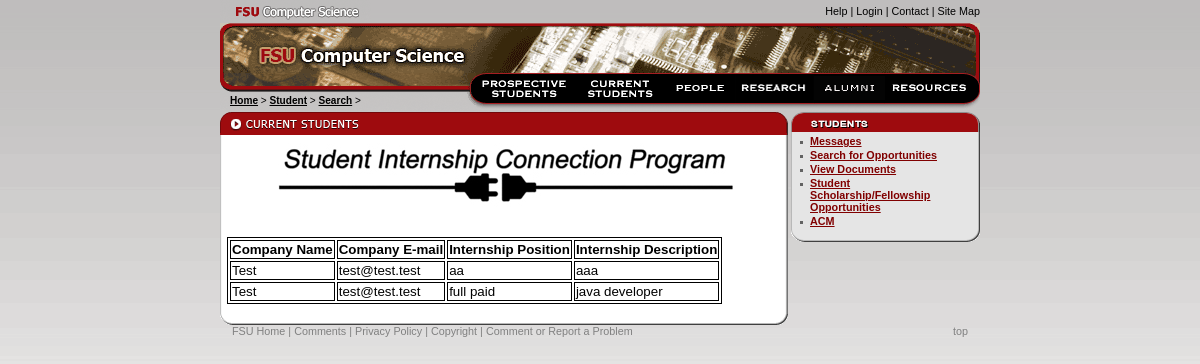
The page /Student/Search on the database as committed earlier.
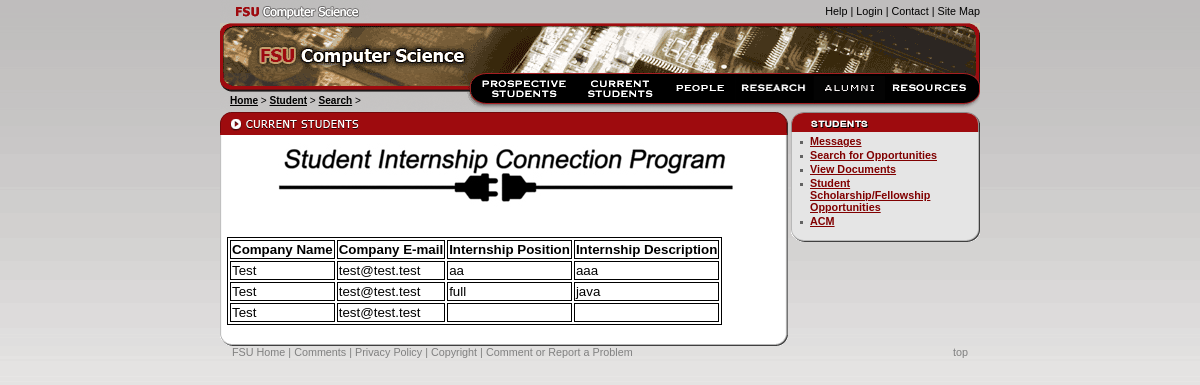
The same page on the database as committed later.
### tables this page shows
CREATE TABLE `Job` (
	`jobid`	INTEGER NOT NULL PRIMARY KEY AUTOINCREMENT,
	`job_type`	TEXT NOT NULL,
	`job_description`	TEXT NOT NULL,
	`cid`	INTEGER,
	FOREIGN KEY(`cid`) REFERENCES Companies
);

CREATE TABLE Companies (name text, password text, cid int primary key, active integer, email text);

### web_page.py (the view)
@app.route('/Student/Search', methods=['GET', 'POST'])
def studentSearch():
	table = []
	if request.method == 'POST':
		return render_template('studentsearch.html')
	else:
		table = adb.view_jobs()
		print table
		return render_template('studentsearch.html', table=table)

### database/__init__.py (called while the page is built)
def view_jobs():
	conn = sqlite3.connect(DBNAME)
	c = conn.cursor()
	c.execute('SELECT name, email, job_type, job_description FROM Companies, Job WHERE Companies.cid = Job.cid')
	rows = c.fetchall()
	print rows
	conn.commit()
	conn.close()
	return rows

### web_page.py (called while the page is built)
@app.teardown_appcontext
def close_connection(exception):
    db = getattr(g, '_database', None)
    if db is not None:
        db.close()

### templates/studentsearch.html (shortened to what this page needs)
<!DOCTYPE html
PUBLIC "-//W3C//DTD XHTML 1.0 Transitional//EN"
"http://www.w3.org/TR/xhtml1/DTD/xhtml1-transitional.dtd">
<html xmlns="http://www.w3.org/1999/xhtml">
<head>
</head>
<body onload="preloadImages();">
<div id="main">
<div id="header">
  <div id="cslogo"><a href="http://www.cs.fsu.edu/index.php"><img name="cs_mini" src="/static/images/cs_mini.gif" width="151" height="23" border="0" alt="FSU Computer Science" /></a></div>
<div id="minilinks"><a href="https://www.cs.fsu.edu/site/help.php">Help</a> |
    <a href="https://www.cs.fsu.edu/admin/login.php">Login</a>
   | <a href="https://www.cs.fsu.edu/site/contact.php">Contact</a> | <a href="https://www.cs.fsu.edu/site/sitemap.php">Site Map</a></div>
</div>
<h1><img src="/static/images/cs.gif" width="760" height="50" alt="FSU Computer Science" /></h1>
<div>
  <div id="linksLeft">
     <div>
<a href="/SCIP">Home</a> &gt;
	<a href="/Student/Home">Student</a> &gt;
   	<a href="/Student/Search">Search</a> &gt;
</div>
  </div>
  <div id="mainnav">
<ul>
  <li>
    <a href="http://www.cs.fsu.edu/prospective/" onmouseover="changeImages('prospective_link', 'prospective_link-over.html'); return true;" onmouseout="changeImages('prospective_link', 'prospective_link.html'); return true;">
      <img border="0" name="prospective_link" src="/static/images/prospective_link.gif" alt="Prospective Students"/>
    </a>
  </li>
  <li>
    <a href="index.html" onmouseover="changeImages('current_link', 'current_link-over.html'); return true;" onmouseout="changeImages('current_link', 'current_link.html'); return true;">
      <img border="0" name="current_link" src="/static/images/current_link.gif" alt="Current Students"/>
    </a>
  </li>
  <li>
    <a href="http://www.cs.fsu.edu/faculty/" onmouseover="changeImages('faculty_link', 'faculty_link-over.html'); return true;" onmouseout="changeImages('faculty_link', 'faculty_link.html'); return true;">
      <img border="0" name="faculty_link" src="/static/images/faculty_link.gif" alt="People"/>
    </a>
  </li>
  <li>
    <a href="http://www.cs.fsu.edu/research/" onmouseover="changeImages('research_link', 'research_link-over.html'); return true;" onmouseout="changeImages('research_link', 'research_link.html'); return true;">
      <img border="0" name="research_link" src="/static/images/research_link.gif" alt="Research"/>
    </a>
  </li>
  <li>
    <a href="http://www.cs.fsu.edu/faculty/alumni/" onmouseover="changeImages('alumni_link', 'alumni_link-over.html'); return true;" onmouseout="changeImages('alumni_link', 'alumni_link.html'); return true;">
      <img border="0" name="alumni_link" src="/static/images/alumni_link.gif" alt="Alumni"/>
    </a>
  </li>
  <li>
    <a href="http://www.cs.fsu.edu/resources/" onmouseover="changeImages('resources_link', 'resources_link-over.html'); return true;" onmouseout="changeImages('resources_link', 'resources_link.html'); return true;">
      <img border="0" name="resources_link" src="/static/images/resources_link.gif" alt="Resources &amp; Forms"/>
    </a>
  </li>
</ul>
  </div>
  <div id="links-right"></div>
  <div id="links-margin"></div>
</div>
<div id="body">
	<div><img src="/static/images/current.gif" alt="Current Students" /></div>
 	<div id="body-main" style="padding-right: 4px;">
    <img src="/static/images/SICP_main.jpg" alt="logo"  />
  		<p style="margin-top: 0; font-size: 100%;">&nbsp;</p>
			<table>
					  <tr>
						<th>Company Name</th>
						<th>Company E-mail</th>
						<th>Internship Position</th>
						<th>Internship Description</th>
					  </tr>
                    {% for row in table %}
                      <tr>
						<td>{{row[0]}}</td>
						<td>{{row[1]}}</td>
						<td>{{row[2]}}</td>
						<td>{{row[3]}}</td>
                      </tr>
                    {% endfor %}
                </table>
        </div>
        <div id="body-bottom"></div>
  </div>
	<div id="rcolumn">
<div class="sidebar"><img src="/static/images/student_right_link.gif" width="190" height="20" alt="StudentLinks"/><div class="sidebar-main"><ul><li><a href="undergrad/index.html">Messages</a></li><li><a href="undergrad/minor.html">Search for Opportunities</a></li><li><a href="compbio/index.html">View Documents</a></li><li><a href="http://www.cs.fsu.edu/scholarships/index.php">Student Scholarship/Fellowship Opportunities</a></li><li><a href="http://fsu.acm.org/">ACM</a></li></ul></div><div class="sidebarBottom"></div></div>
	</div>
  <div id="footer">
    <div id="foot-lcolumn">
      <a href="http://www.fsu.edu/">FSU Home</a> |
      <a href="http://www.fsu.edu/misc/comments.shtml">Comments</a> |
      <a href="http://www.fsu.edu/misc/policy.html">Privacy Policy</a> |
      <a href="http://www.fsu.edu/misc/copyright.shtml">Copyright</a> |
      <a href="https://www.cs.fsu.edu/site/feedback.php?referrer=/current/">Comment or Report a Problem</a>    </div>
    <div id="foot-rcolumn"><a href="#top">top</a>
    </div>
  </div>
</div>
</body>
</html>

### static/css/global.css (style rules this page uses)
BODY { background-image: url('../images/bg.gif'); background-repeat: repeat-x; margin: 0; padding: 0; text-align: center; font-family: tahoma, sans-serif; font-size: 90%; }
H1 { font-size: 120%; padding: 0; margin: 0; clear: both; }
UL { padding: 0px 0 3px 0; margin: 0 0 0 10px; list-style: none none outside; }
LI A { font-weight: bold; }
UL LI { background: url('../images/bullet.gif') no-repeat 0 0.6em; margin: 0 10px 0px 0; padding: 0 0 2px 10px ; }
A { color: maroon; }
IMG { display: block; padding: 0; margin-top: 0; margin-right: auto; margin-left: auto; margin-bottom: 0; }
#main { font-family: tahoma, sans-serif; margin: 0 auto; text-align: left; width: 760px; }
#header { color: black; height: 23px; font-size: 75%; text-align: left; }
#cslogo { float: left; }
#header A { color: black; text-decoration: none; }
#minilinks { float: right; text-align: right; padding-top: 5px; }
#mainnav { float: left; }
#mainnav UL { list-style-type: none; padding: 0; margin: 0; float: left; }
#mainnav LI { background-image: none; float: left; margin: 0; padding: 0; }
#links-right { background-image: url(../images/links_right.gif); width: 9px; height: 31px; float: left; }
#footer { padding-top: 8px; padding-right: 12px; padding-left: 12px; padding-bottom: 0; margin: 0 0 24px 0; color: gray; font-size: 75%; }
#footer A { color: gray; text-decoration: none; }
#foot-lcolumn { float: left; }
#foot-rcolumn { float: right; }

### static/css/page.css (style rules this page uses)
table, th, td { font-family : Arial,Helvetica,Times; font-size : 10pt; color : black; border: 1px solid black; }
#linksLeft { background-image: url('../images/links_left.gif'); width: 256px; height: 39px; padding: 0 0 0 0; margin: 0; vertical-align: bottom; font-size: 70%; float: left; overflow: hidden; }
#linksLeft DIV { padding: 22px 0 0 10px; margin: 0; float: left; }
#linksLeft A { color: black; font-weight: bold; }
#body { width: 570px; border: thin #000000; float: left; }
#body-main, .body-main { background-image: url('../images/body_bg.gif'); background-repeat: repeat-y; padding: 0 7px 10px 7px; margin: 0; font-size: 75%; }
#body-bottom, .body-bottom { margin: 0; padding: 0; background-image: url('../images/body_bottom.gif'); height: 11px; font-size: 1px; }
#rcolumn { width: 190px; float: left; }
#links-margin { background-image: url('../images/body_margin.gif'); background-repeat: no-repeat; width: 500px; height: 8px; font-size: 1px; float: left; }
.sidebar { padding-bottom: 5px; }
.sidebar-main { background-image: url('../images/sidebar_bg.gif'); background-repeat: repeat-y; width: 190px; margin: 0; }
.sidebar-main ul { list-style-type: none; font-size: 75%; margin: 0 0 0 10px; padding: 3px 0 0 0; }
.sidebar ul a { font-weight: bold; }
.sidebarBottom { background-image: url('../images/sidebar_bottom.gif'); height: 13px; font-size: 1px; }

### templates/studentsearch.html (style rules this page uses)
table, th, td { border: 1px solid black; }

Rows that differ between the two databases and show on the page:
changed Job: job_type "full paid" → "full"; job_description "java developer" → "java"
added Job: name "Test", email "test@test.test"
